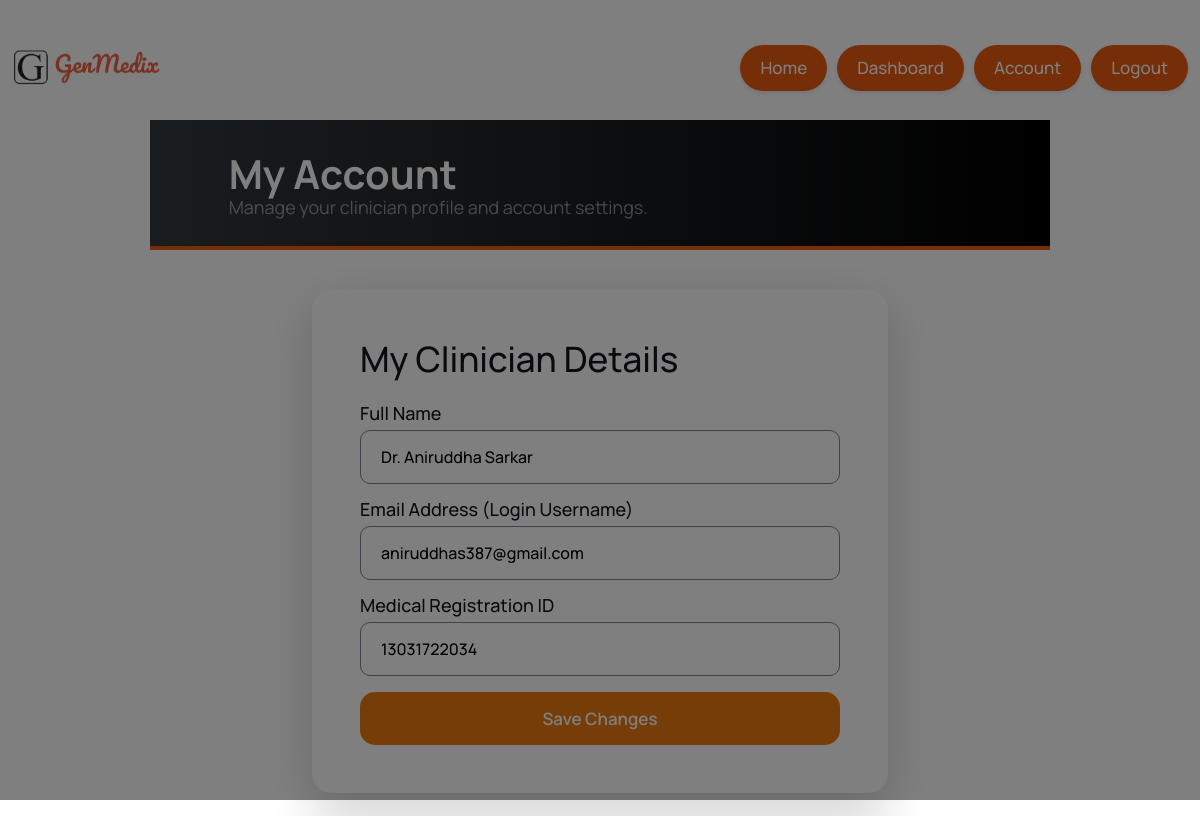
Page /account (signed in, upper part) on the earlier database version.
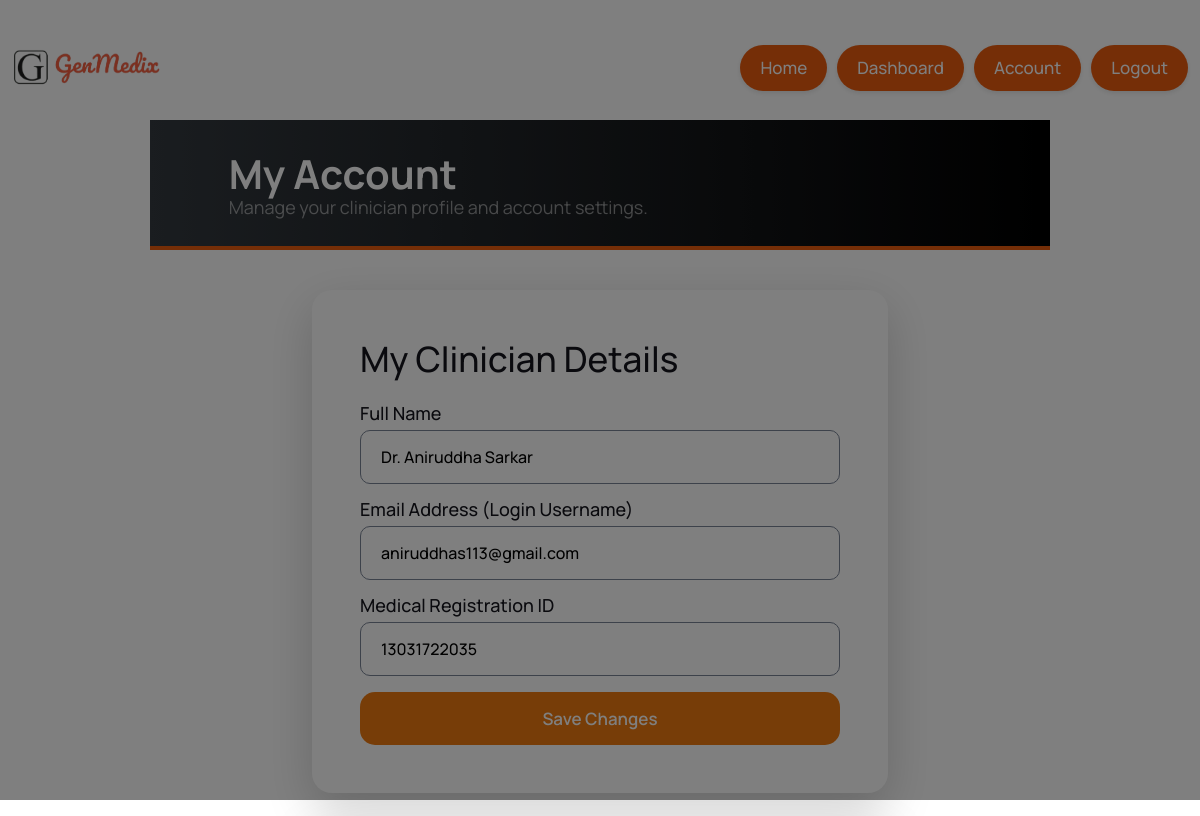
Same page on the later database version.
### app.py (models this page shows, shortened)
class User(db.Model, UserMixin):
    id = db.Column(db.Integer, primary_key=True)
    full_name = db.Column(db.String(150), nullable=False)
    email = db.Column(db.String(150), unique=True, nullable=False) # Doctors will log in with email
    password_hash = db.Column(db.String(256))
    medical_reg_id = db.Column(db.String(100), unique=True) # Their professional ID
    patients = db.relationship('Patient', backref='doctor', lazy=True, cascade="all, delete-orphan")

### app.py (the view, shortened to what this page needs)
@app.route('/account', methods=['GET', 'POST'])
@login_required
def account():
    action = request.form.get('action')
    return render_template('account.html')

### app.py (called while the page is built)
@login_manager.user_loader
def load_user(user_id):
    return User.query.get(int(user_id))

### templates/account.html (shortened to what this page needs)
{% extends "base.html" %}
{% block content %}
<main class="main-content position-relative max-height-vh-100 h-100" style="padding: 150px;">
    <section class="patient-header-section position-relative">
        <div class="container">
            <div class="row align-items-center">
                <div class="col-lg-12 col-md-12 col-sm-12">
                    <div class="d-flex align-items-center">
                        <div class="patient-avatar">
                            <i class="ti ti-user-circle"></i>
                        </div>
                        <div>
                            <h1 class="mb-0 text-white">My Account</h1>
                            <p class="text-white-50 mb-0">
                                Manage your clinician profile and account settings.
                            </p>
                        </div>
                    </div>
                </div>
            </div>
        </div>
    </section>
    <section class="patient-list-section position-relative pb-5">
        <div class="container">
            <div class="row justify-content-center">
                <div class="col-lg-8">
                    <div class="contact-us-box bg-white shadow-lg rounded-4 p-4 p-md-5 mb-4">
                        <h3 class="mb-4">My Clinician Details</h3>
                        <form action="{{ url_for('account') }}" method="POST">
                            <div class="mb-3">
                                <label for="full_name" class="form-label fs-7 fw-500">Full Name</label>
                                <input type="text" class="form-control" id="full_name" name="full_name" value="{{ current_user.full_name }}" required>
                            </div>
                            <div class="mb-3">
                                <label for="email" class="form-label fs-7 fw-500">Email Address (Login Username)</label>
                                <input type="email" class="form-control" id="email" name="email" value="{{ current_user.email }}" required>
                            </div>
                            <div class="mb-3">
                                <label for="medical_reg_id" class="form-label fs-7 fw-500">Medical Registration ID</label>
                                <input type="text" class="form-control" id="medical_reg_id" name="medical_reg_id" value="{{ current_user.medical_reg_id }}" required>
                            </div>
                            <button type="submit" class="btn btn-warning btn-hover-secondery btn-lg text-capitalize w-100">
                                Save Changes
                            </button>
                        </form>
                    </div>
                </div>
            </div>
        </div>
    </section>
</main>
{% endblock %}

### templates/base.html (shortened to what this page needs)
<!DOCTYPE html>
<html lang="en">
<head>
    <title>{% block title %}GenMedix{% endblock %}</title> <link rel="stylesheet" href="{{ url_for('static', filename='assets/libs/OwlCarousel-2/dist/assets/owl.carousel.min.css') }}">
    <link rel="stylesheet" href="{{ url_for('static', filename='dist/css/iconfont/tabler-icons.css') }}">
    <link rel="stylesheet" href="{{ url_for('static', filename='dist/css/style.css') }}?v=1.1">
    <link href="https://unpkg.com/aos@2.3.4/dist/aos.css" rel="stylesheet">
</head>
<body>
    <header class="main-header position-fixed w-100">
            <div class="container">
                <nav class="navbar navbar-expand-xl py-0">
                    <div class="logo">
                        <a class="navbar-brand py-0 me-0" href="{{ url_for('home') }}"><img src="{{ url_for('static', filename='assets/images/image.png') }}" alt="DoseRight AI Logo" style=" width: 150px;"></a>
                    </div>
                    <div class="collapse navbar-collapse" id="navbarSupportedContent">
                        <ul class="navbar-nav ms-auto">
    <li class="nav-item">
        <a class="nav-link text-capitalize" href="{{ url_for('home') }}">Home</a>
    </li>
    {% if current_user.is_authenticated %}
        <li class="nav-item">
            <a class="nav-link text-capitalize" href="{{ url_for('dashboard') }}">Dashboard</a>
        </li>
        <li class="nav-item">
            <a class="nav-link text-capitalize" href="{{ url_for('account') }}">Account</a>
        </li>
        <li class="nav-item">
            <a class="nav-link text-capitalize" href="{{ url_for('logout') }}">Logout</a>
        </li>
    {% endif %}
</ul>
                        </div>
                </nav>
            </div>
    </header>
    {% block content %}
    {% endblock %}
    <div class="modal fade" id="termsModal" data-bs-backdrop="static" data-bs-keyboard="false" tabindex="-1" aria-labelledby="termsModalLabel" aria-hidden="true">
    <div class="modal-dialog modal-dialog-centered modal-lg">
    </div>
</div>
</body>
</html>

Differences in the rows shown:
changed User "Dr. Aniruddha Sarkar": email "aniruddhas387@gmail.com" → "aniruddhas113@gmail.com"; medical_reg_id "13031722034" → "13031722035"
